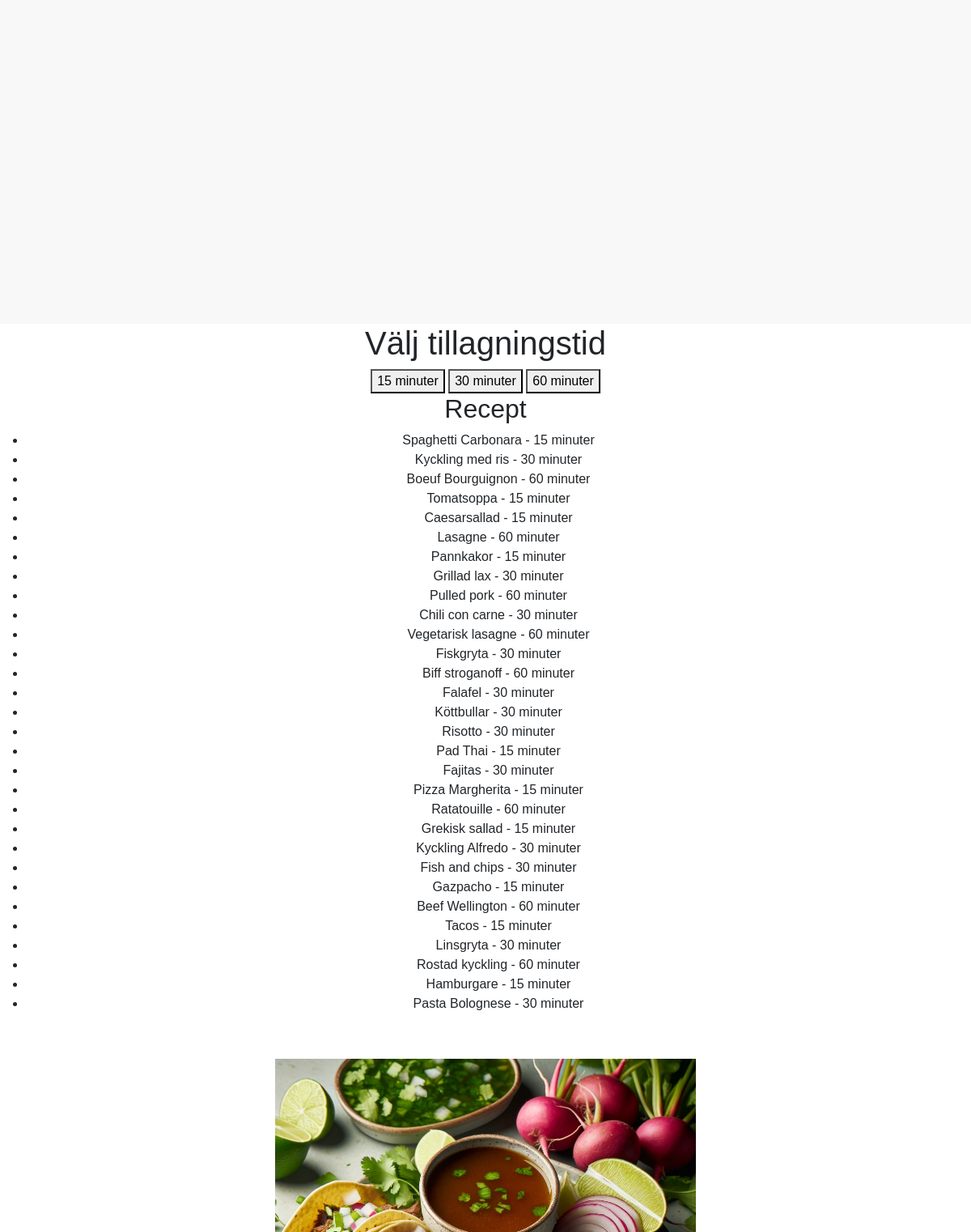
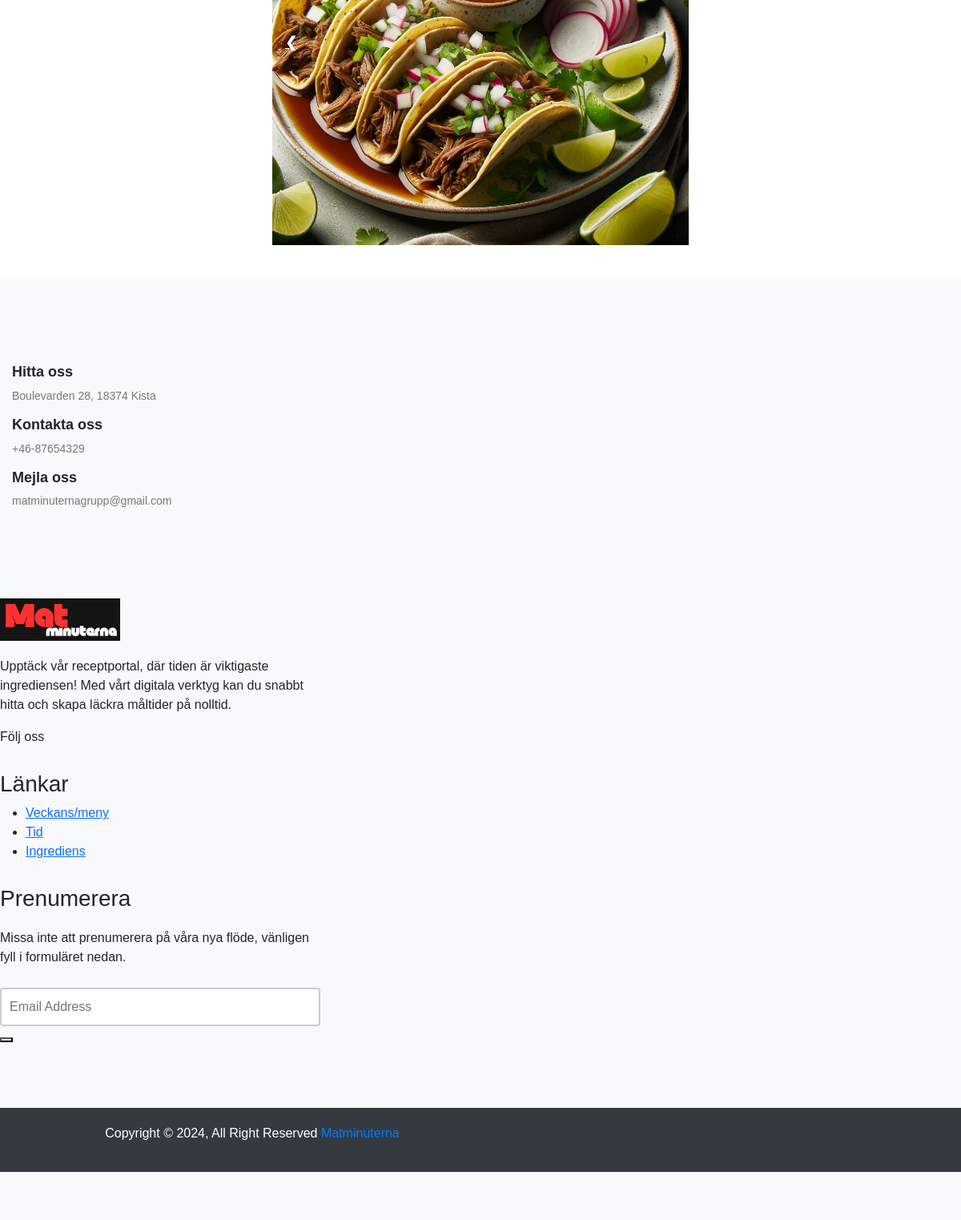
The page / on the database its author committed (2 pictures, top to bottom).
### tables this page shows
CREATE TABLE recipes (
    id INTEGER PRIMARY KEY AUTOINCREMENT,
    name TEXT NOT NULL,
    cooking_time INTEGER NOT NULL
, image_path TEXT, instructions TEXT);

### app.py (the view)
@app.route('/')
def homepage():
    time = request.args.get('time')
    if time:
        recipes = get_recipes_by_time(time)
    else:
        recipes = get_recipes_by_time(60)
    return render_template('index.html', recipes=recipes)

### app.py (called while the page is built)
def get_recipes_by_time(max_time):
    db_path = os.path.join(os.path.dirname(__file__), 'recipes.db')
    conn = sqlite3.connect(db_path)
    cursor = conn.cursor()
    cursor.execute("SELECT * FROM recipes WHERE cooking_time <= ?", (max_time,))
    recipes = cursor.fetchall()
    conn.close()
    return recipes

### templates/index.html (shortened to what this page needs)
{% extends "base.html" %}
{% block head %}
<link href="https://cdn.jsdelivr.net/npm/bootstrap@5.3.3/dist/css/bootstrap.min.css" rel="stylesheet">
<link rel="stylesheet" href="/static/cardstyle.css">
{% endblock %}
{% block content %}
<div style="text-align:center;">
    <h1>Välj tillagningstid</h1>
    <form method="get" action="/">
        <button type="submit" name="time" value="15">15 minuter</button>
        <button type="submit" name="time" value="30">30 minuter</button>
        <button type="submit" name="time" value="60">60 minuter</button>
    </form>
    <h2>Recept</h2>
    <ul id="recipes-list">
        {% for recipe in recipes %}
            <li>{{ recipe[1] }} - {{ recipe[2] }} minuter</li>
        {% endfor %}
    </ul>
</div>
{% endblock %}

### templates/base.html (shortened to what this page needs)
<!DOCTYPE html>
<html lang="en">
<head>
    {% block head %}
    {% endblock %}
    <link rel="stylesheet" href="/static/style.css">
    <link rel="stylesheet" href="/static/stylesidebar.css">
    <link rel="stylesheet" href="/static/footerstyle.css">
    <link rel="stylesheet" href="/static/karusell.css">
</head>
<body>
    {% include "navbar.html" %}
    {% include "header.html" %}
    {% block content %}
	{% endblock %}
    <div class="carousel">
        <img src="/static/images/tacos.jpg" class="active" alt="Image 1">
        <a class="prev" onclick="changeSlide(-2)">&#10094;</a>
        <a class="next" onclick="changeSlide(2)">&#10095;</a>
    </div>
    {% include "footer.html" %}
</body>
</html>

### templates/navbar.html (shortened to what this page needs)
<div class="menu-tab" onclick="openNav()" aria-label="Open sidebar">☰</div>

### templates/header.html
<section class="hero">
</section>

### templates/footer.html (shortened to what this page needs)
<footer class="footer-section">
    <div class="footer-container" id="contact">
        <div class="footer-cta pt-5 pb-5">
            <div class="footer-row">
                <div class="col-xl-4 col-md-4 mb-30">
                    <div class="single-cta">
                        <div class="cta-text">
                            <h4>Hitta oss</h4>
                            <span>Boulevarden 28, 18374 Kista</span>
                        </div>
                    </div>
                </div>
                <div class="col-xl-4 col-md-4 mb-30">
                    <div class="single-cta">
                        <div class="cta-text">
                            <h4>Kontakta oss</h4>
                            <span>+46-87654329</span>
                        </div>
                    </div>
                </div>
                <div class="col-xl-4 col-md-4 mb-30">
                    <div class="single-cta">
                        <div class="cta-text">
                            <h4>Mejla oss</h4>
                            <span>matminuternagrupp@gmail.com</span>
                        </div>
                    </div>
                </div>
            </div>
        </div>
        <div class="footer-content pt-5 pb-5">
            <div class="footer-row">
                <div class="col-xl-4 col-lg-4 mb-50">
                    <div class="footer-widget">
                        <div class="footer-logo">
                            <a href=""><img src="/static/images/Matminuterna151414.png" class="img-fluid" alt="logo"></a>
                        </div>
                        <div class="footer-text">
                            <p>Upptäck vår receptportal, där tiden är viktigaste ingrediensen! Med vårt digitala verktyg kan du snabbt hitta och skapa läckra måltider på nolltid.</p>
                        </div>
                        <div class="footer-social-icon">
                            <span>Följ oss</span>
                        </div>
                    </div>
                </div>
                <div class="col-xl-4 col-lg-4 col-md-6 mb-30">
                    <div class="footer-widget">
                        <div class="footer-widget-heading">
                            <h3>Länkar</h3>
                            <ul>
                                <li><a href="#">Veckans/meny</a></li>
                                <li><a href="#">Tid</a></li>
                                <li><a href="#">Ingrediens</a></li>
                            </ul>
                        </div>
                    </div>
                </div>
                <div class="col-xl-4 col-lg-4 col-md-6 mb-50">
                    <div class="footer-widget">
                        <div class="footer-widget-heading">
                            <h3>Prenumerera</h3>
                        </div>
                        <div class="footer-text mb-25">
                            <p>Missa inte att prenumerera på våra nya flöde, vänligen fyll i formuläret nedan. </p>
                        </div>
                        <div class="subscribe-form">
                            <form action="matminuternagrupp@gmail.com">
                                <input type="text" placeholder="Email Address">
                                <button></button>
                            </form>
                        </div>
                    </div>
                </div>
            </div>
        </div>
    </div>
    <div class="copyright-area">
        <div class="container">
            <div class="row">
                <div class="col-xl-6 col-lg-6 text-center text-lg-left">
                    <div class="copyright-text">
                        <p>Copyright &copy; 2024, All Right Reserved <a href="https">Matminuterna</a></p>
                    </div>
                </div>
                </div>
            </div>
        </div>
</footer>

### static/cardstyle.css (style rules this page uses)
body { font-family: Arial, sans-serif; }
input[type="text"] { width: 100%; padding: 10px; margin-top: 10px; border: 2px solid #ccc; border-radius: 4px; }

### static/style.css (style rules this page uses)
body, html { margin: 0; padding: 0; height: 100%; }
.hero { height: 350px; background-color: #f8f8f8; display: flex; justify-content: center; align-items: center; text-align: center; padding-top: 100px; }
.hero { background-size: cover; background-position: center; justify-content: center; align-items: center; color: rgb(83, 141, 7); font-size: 1rem; }
.hero { position: relative; height: 50vh; overflow: hidden; }
.hero { position: relative; height: 50vh; overflow: hidden; margin: 0; }

### static/stylesidebar.css (style rules this page uses)
.menu-tab { color: black; cursor: pointer; position: fixed; top: 5px; left: 5px; font-size: 30px; border: none; border-radius: 5px; }

### static/footerstyle.css (style rules this page uses)
.footer-section { background: #f8f9fa; padding: 60px 0; }
.footer-widget { margin-bottom: 30px; }
.footer-logo img { max-width: 150px; }
.footer-text { margin-top: 20px; }
.single-cta { display: flex; align-items: center; margin-bottom: 15px; }
.cta-text h4 { font-size: 18px; font-weight: 600; }
.cta-text span { display: block; font-size: 14px; color: #777; }
.copyright-area { background: #343a40; padding: 20px 0; }
.copyright-text { color: #fff; margin: 0; }
.copyright-text a { color: #007bff; text-decoration: none; }

### static/karusell.css (style rules this page uses)
body { font-family: Arial, sans-serif; }
.carousel { position: relative; max-width: 600px; margin: auto; overflow: hidden; padding: 40px; }
.carousel img { width: 100%; display: none; }
.carousel img.active { display: block; }
.prev, .next { cursor: pointer; position: absolute; top: 50%; width: auto; margin-top: -22px; padding: 16px; color: white; font-weight: bold; font-size: 18px; transition: 0.6s ease; border-radius: 0 3px 3px 0; user-select: none; }
.next { right: 0; border-radius: 3px 0 0 3px; }

### rows shown on the page
recipes: name "Spaghetti Carbonara", cooking_time "15"
recipes: name "Kyckling med ris", cooking_time "30"
recipes: name "Boeuf Bourguignon", cooking_time "60"
recipes: name "Tomatsoppa", cooking_time "15"
recipes: name "Caesarsallad", cooking_time "15"
recipes: name "Lasagne", cooking_time "60"
recipes: name "Pannkakor", cooking_time "15"
recipes: name "Grillad lax", cooking_time "30"
recipes: name "Pulled pork", cooking_time "60"
recipes: name "Chili con carne", cooking_time "30"
recipes: name "Vegetarisk lasagne", cooking_time "60"
recipes: name "Fiskgryta", cooking_time "30"
recipes: name "Biff stroganoff", cooking_time "60"
recipes: name "Falafel", cooking_time "30"
recipes: name "Köttbullar", cooking_time "30"
recipes: name "Risotto", cooking_time "30"
recipes: name "Pad Thai", cooking_time "15"
recipes: name "Fajitas", cooking_time "30"
recipes: name "Pizza Margherita", cooking_time "15"
recipes: name "Ratatouille", cooking_time "60"
recipes: name "Grekisk sallad", cooking_time "15"
recipes: name "Kyckling Alfredo", cooking_time "30"
recipes: name "Fish and chips", cooking_time "30"
recipes: name "Gazpacho", cooking_time "15"
recipes: name "Beef Wellington", cooking_time "60"
recipes: name "Tacos", cooking_time "15"
recipes: name "Linsgryta", cooking_time "30"
recipes: name "Rostad kyckling", cooking_time "60"
recipes: name "Hamburgare", cooking_time "15"
recipes: name "Pasta Bolognese", cooking_time "30"
